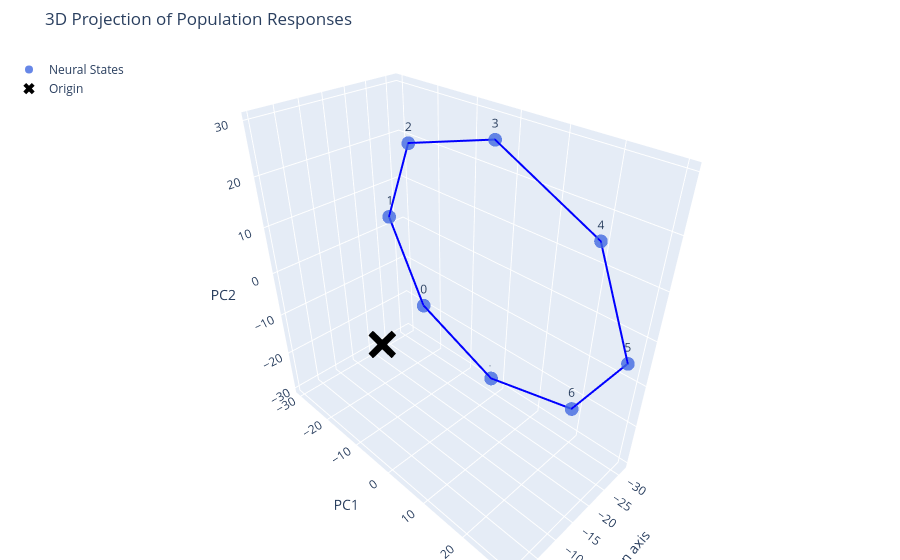

The notebook cell saved with this chart:
### Code cell
import plotly.graph_objects as go
import numpy as np

# 1. Prepare the loop data (Append the first point to the end to close the circle)
# This replaces your 'for' loop logic in matplotlib
loop_data = np.vstack([avg_proj, avg_proj[0]])

fig = go.Figure()

# 2. Add the lines connecting the points
fig.add_trace(go.Scatter3d(
    x=loop_data[:, 0],
    y=loop_data[:, 1],
    z=loop_data[:, 2],
    mode='lines',
    line=dict(color='blue', width=4),
    name='Connection',
    showlegend=False
))

# 3. Add the scatter points with text labels
fig.add_trace(go.Scatter3d(
    x=avg_proj[:, 0],
    y=avg_proj[:, 1],
    z=avg_proj[:, 2],
    mode='markers+text',
    marker=dict(size=8, color='royalblue', opacity=0.8),
    text=[str(i) for i in range(len(avg_proj))], # Labels (0, 1, 2...)
    textposition="top center",
    name='Neural States'
))

# 4. Add the origin (0, 0, 0)
fig.add_trace(go.Scatter3d(
    x=[0], y=[0], z=[0],
    mode='markers',
    marker=dict(size=10, color='black', symbol='x'),
    name='Origin'
))

# 5. Set labels and titles
fig.update_layout(
    title="3D Projection of Population Responses",
    scene=dict(
        xaxis_title='Mean axis',
        yaxis_title='PC1',
        zaxis_title='PC2'
    ),
    margin=dict(l=0, r=0, b=0, t=50), # Tight layout
    legend=dict(yanchor="top", y=0.99, xanchor="left", x=0.01)
)

fig.show()

### Figure 1 — Plotly figure (JSON) as saved in the notebook; plotly's stock layout.template omitted (floating-point values rounded to 4 significant figures)
{"data": [{"line": {"color": "blue", "width": 4}, "mode": "lines", "name": "Connection", "showlegend": false, "type": "scatter3d", "x": [-30.23, -27.11, -24.1, -22.98, -24.39, -27.51, -30.52, -31.64, -30.23], "y": [-23.12, -29.91, -19.18, 2.789, 23.12, 29.91, 19.18, -2.789, -23.12], "z": [-18.9, 2.781, 22.83, 29.51, 18.9, -2.781, -22.83, -29.51, -18.9]}, {"marker": {"color": "royalblue", "opacity": 0.8, "size": 8}, "mode": "markers+text", "name": "Neural States", "text": ["0", "1", "2", "3", "4", "5", "6", "7"], "textposition": "top center", "type": "scatter3d", "x": [-30.23, -27.11, -24.1, -22.98, -24.39, -27.51, -30.52, -31.64], "y": [-23.12, -29.91, -19.18, 2.789, 23.12, 29.91, 19.18, -2.789], "z": [-18.9, 2.781, 22.83, 29.51, 18.9, -2.781, -22.83, -29.51]}, {"marker": {"color": "black", "size": 10, "symbol": "x"}, "mode": "markers", "name": "Origin", "type": "scatter3d", "x": [0], "y": [0], "z": [0]}], "layout": {"legend": {"x": 0.01, "xanchor": "left", "y": 0.99, "yanchor": "top"}, "margin": {"b": 0, "l": 0, "r": 0, "t": 50}, "scene": {"xaxis": {"title": {"text": "Mean axis"}}, "yaxis": {"title": {"text": "PC1"}}, "zaxis": {"title": {"text": "PC2"}}}, "title": {"text": "3D Projection of Population Responses"}}}
